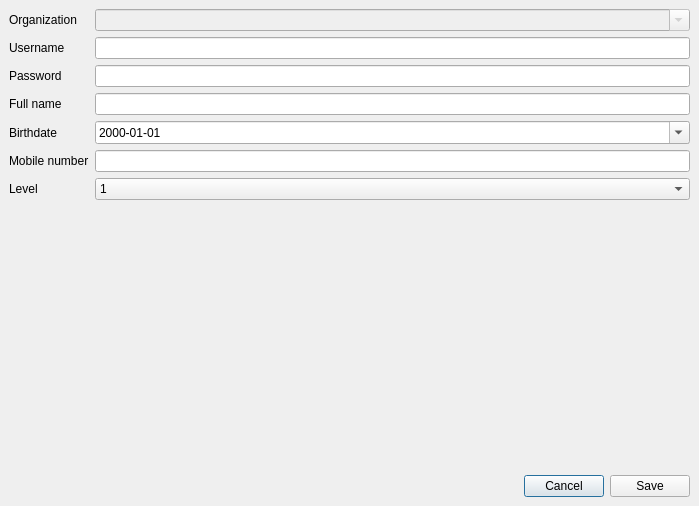
<?xml version="1.0" encoding="UTF-8"?>
<ui version="4.0">
 <class>DialogEditUser</class>
 <widget class="QDialog" name="DialogEditUser">
  <property name="geometry">
   <rect>
    <x>0</x>
    <y>0</y>
    <width>699</width>
    <height>506</height>
   </rect>
  </property>
  <property name="windowTitle">
   <string>Edit user</string>
  </property>
  <layout class="QVBoxLayout" name="verticalLayout">
   <property name="spacing">
    <number>0</number>
   </property>
   <property name="leftMargin">
    <number>0</number>
   </property>
   <property name="topMargin">
    <number>0</number>
   </property>
   <property name="rightMargin">
    <number>0</number>
   </property>
   <property name="bottomMargin">
    <number>0</number>
   </property>
   <item>
    <widget class="QScrollArea" name="scrollArea">
     <property name="frameShape">
      <enum>QFrame::NoFrame</enum>
     </property>
     <property name="widgetResizable">
      <bool>true</bool>
     </property>
     <widget class="QWidget" name="scrollAreaWidgetContents">
      <property name="geometry">
       <rect>
        <x>0</x>
        <y>0</y>
        <width>699</width>
        <height>465</height>
       </rect>
      </property>
      <layout class="QFormLayout" name="formLayout">
       <item row="0" column="0">
        <widget class="QLabel" name="label_8">
         <property name="text">
          <string>Organization</string>
         </property>
        </widget>
       </item>
       <item row="0" column="1">
        <widget class="QComboBox" name="comboBoxOrganizationName">
         <property name="enabled">
          <bool>false</bool>
         </property>
         <property name="editable">
          <bool>true</bool>
         </property>
         <property name="maxVisibleItems">
          <number>2147483647</number>
         </property>
         <property name="insertPolicy">
          <enum>QComboBox::NoInsert</enum>
         </property>
        </widget>
       </item>
       <item row="1" column="0">
        <widget class="QLabel" name="label">
         <property name="text">
          <string>Username</string>
         </property>
        </widget>
       </item>
       <item row="1" column="1">
        <widget class="QLineEdit" name="lineEditUserName"/>
       </item>
       <item row="2" column="0">
        <widget class="QLabel" name="label_2">
         <property name="text">
          <string>Password</string>
         </property>
        </widget>
       </item>
       <item row="2" column="1">
        <widget class="QLineEdit" name="lineEditPassword"/>
       </item>
       <item row="3" column="0">
        <widget class="QLabel" name="label_4">
         <property name="text">
          <string>Full name</string>
         </property>
        </widget>
       </item>
       <item row="3" column="1">
        <widget class="QLineEdit" name="lineEditFullName"/>
       </item>
       <item row="4" column="0">
        <widget class="QLabel" name="label_5">
         <property name="text">
          <string>Birthdate</string>
         </property>
        </widget>
       </item>
       <item row="4" column="1">
        <widget class="QDateEdit" name="dateEditBirthDate">
         <property name="displayFormat">
          <string>yyyy-MM-dd</string>
         </property>
         <property name="calendarPopup">
          <bool>true</bool>
         </property>
        </widget>
       </item>
       <item row="5" column="0">
        <widget class="QLabel" name="label_3">
         <property name="text">
          <string>Mobile number</string>
         </property>
        </widget>
       </item>
       <item row="5" column="1">
        <widget class="QLineEdit" name="lineEditMobileNumber"/>
       </item>
       <item row="6" column="0">
        <widget class="QLabel" name="label_7">
         <property name="text">
          <string>Level</string>
         </property>
        </widget>
       </item>
       <item row="6" column="1">
        <widget class="QComboBox" name="comboBoxAccessLevel">
         <property name="enabled">
          <bool>true</bool>
         </property>
         <item>
          <property name="text">
           <string>1</string>
          </property>
         </item>
         <item>
          <property name="text">
           <string>2</string>
          </property>
         </item>
        </widget>
       </item>
      </layout>
     </widget>
    </widget>
   </item>
   <item>
    <widget class="QWidget" name="widgetConfirmationButton" native="true">
     <layout class="QHBoxLayout" name="horizontalLayout_2">
      <item>
       <spacer name="horizontalSpacer">
        <property name="orientation">
         <enum>Qt::Horizontal</enum>
        </property>
        <property name="sizeHint" stdset="0">
         <size>
          <width>40</width>
          <height>20</height>
         </size>
        </property>
       </spacer>
      </item>
      <item>
       <widget class="QPushButton" name="pushButtonCancel">
        <property name="text">
         <string>Cancel</string>
        </property>
       </widget>
      </item>
      <item>
       <widget class="QPushButton" name="pushButtonSave">
        <property name="text">
         <string>Save</string>
        </property>
       </widget>
      </item>
     </layout>
    </widget>
   </item>
  </layout>
 </widget>
 <tabstops>
  <tabstop>scrollArea</tabstop>
 </tabstops>
 <resources/>
 <connections/>
</ui>
